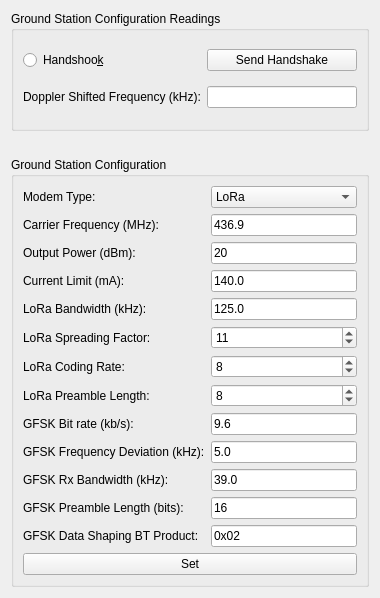
          <widget class="QWidget" name="scrollAreaWidgetContents_2">
           <property name="geometry">
            <rect>
             <x>75</x>
             <y>123</y>
             <width>380</width>
             <height>598</height>
            </rect>
           </property>
           <property name="sizePolicy">
            <sizepolicy hsizetype="Fixed" vsizetype="Fixed">
             <horstretch>0</horstretch>
             <verstretch>0</verstretch>
            </sizepolicy>
           </property>
           <layout class="QGridLayout" name="gridLayout_46">
            <property name="sizeConstraint">
             <enum>QLayout::SetDefaultConstraint</enum>
            </property>
            <item row="7" column="0">
             <widget class="QGroupBox" name="groupBox">
              <property name="title">
               <string>Ground Station Configuration</string>
              </property>
              <layout class="QGridLayout" name="gridLayout_21">
               <item row="7" column="0">
                <widget class="QLabel" name="label_8">
                 <property name="text">
                  <string>LoRa Preamble Length:</string>
                 </property>
                </widget>
               </item>
               <item row="11" column="0">
                <widget class="QLabel" name="label_13">
                 <property name="text">
                  <string>GFSK Preamble Length (bits):</string>
                 </property>
                </widget>
               </item>
               <item row="1" column="0">
                <widget class="QLabel" name="label_85">
                 <property name="text">
                  <string>Carrier Frequency (MHz):</string>
                 </property>
                </widget>
               </item>
               <item row="8" column="0">
                <widget class="QLabel" name="label_9">
                 <property name="text">
                  <string>GFSK Bit rate (kb/s):</string>
                 </property>
                </widget>
               </item>
               <item row="1" column="1">
                <widget class="QLineEdit" name="GroundStationSettings_ConfigCarrierFrequencyLineEdit">
                 <property name="text">
                  <string>436.9</string>
                 </property>
                </widget>
               </item>
               <item row="7" column="1">
                <widget class="QSpinBox" name="GroundStationSettings_loraConfigurationPreambleLengthSpinBox">
                 <property name="value">
                  <number>8</number>
                 </property>
                </widget>
               </item>
               <item row="0" column="1">
                <widget class="QComboBox" name="GroundStationSettings_ModemTypeComboBox">
                 <item>
                  <property name="text">
                   <string>LoRa</string>
                  </property>
                 </item>
                 <item>
                  <property name="text">
                   <string>GFSK</string>
                  </property>
                 </item>
                </widget>
               </item>
               <item row="12" column="1">
                <widget class="QLineEdit" name="GroundStationSettings_GFSKConfigDataShapingBTProductLineEdit">
                 <property name="text">
                  <string>0x02</string>
                 </property>
                </widget>
               </item>
               <item row="10" column="1">
                <widget class="QLineEdit" name="GroundStationSettings_GFSKConfigRxBandwidthLineEdit">
                 <property name="text">
                  <string>39.0</string>
                 </property>
                </widget>
               </item>
               <item row="8" column="1">
                <widget class="QLineEdit" name="GroundStationSettings_GFSKConfigBitRateLineEdit">
                 <property name="text">
                  <string>9.6</string>
                 </property>
                </widget>
               </item>
               <item row="5" column="0">
                <widget class="QLabel" name="label_6">
                 <property name="text">
                  <string>LoRa Spreading Factor:</string>
                 </property>
                </widget>
               </item>
               <item row="12" column="0">
                <widget class="QLabel" name="label_12">
                 <property name="text">
                  <string>GFSK Data Shaping BT Product:</string>
                 </property>
                </widget>
               </item>
               <item row="4" column="0">
                <widget class="QLabel" name="label_5">
                 <property name="text">
                  <string>LoRa Bandwidth (kHz):</string>
                 </property>
                </widget>
               </item>
               <item row="3" column="1">
                <widget class="QLineEdit" name="GroundStationSettings_ConfigCurrentLimitLineEdit">
                 <property name="text">
                  <string>140.0</string>
                 </property>
                </widget>
               </item>
               <item row="9" column="1">
                <widget class="QLineEdit" name="GroundStationSettings_GFSKConfigFreqDeviationLineEdit">
                 <property name="text">
                  <string>5.0</string>
                 </property>
                </widget>
               </item>
               <item row="2" column="0">
                <widget class="QLabel" name="label_86">
                 <property name="text">
                  <string>Output Power (dBm):</string>
                 </property>
                </widget>
               </item>
               <item row="13" column="0" colspan="2">
                <widget class="QPushButton" name="GroundStationSettings_GFSKConfigSetButton">
                 <property name="text">
                  <string>Set</string>
                 </property>
                </widget>
               </item>
               <item row="9" column="0">
                <widget class="QLabel" name="label_10">
                 <property name="text">
                  <string>GFSK Frequency Deviation (kHz):</string>
                 </property>
                </widget>
               </item>
               <item row="6" column="0">
                <widget class="QLabel" name="label_7">
                 <property name="text">
                  <string>LoRa Coding Rate:</string>
                 </property>
                </widget>
               </item>
               <item row="6" column="1">
                <widget class="QSpinBox" name="GroundStationSettings_loraConfigurationCodingRateSpinBox">
                 <property name="value">
                  <number>8</number>
                 </property>
                </widget>
               </item>
               <item row="2" column="1">
                <widget class="QLineEdit" name="GroundStationSettings_ConfigOutputPowerLineEdit">
                 <property name="text">
                  <string>20</string>
                 </property>
                </widget>
               </item>
               <item row="11" column="1">
                <widget class="QLineEdit" name="GroundStationSettings_GFSKConfigPreambleLengthLineEdit">
                 <property name="text">
                  <string>16</string>
                 </property>
                </widget>
               </item>
               <item row="0" column="0">
                <widget class="QLabel" name="label">
                 <property name="text">
                  <string>Modem Type:</string>
                 </property>
                </widget>
               </item>
               <item row="10" column="0">
                <widget class="QLabel" name="label_11">
                 <property name="text">
                  <string>GFSK Rx Bandwidth (kHz):</string>
                 </property>
                </widget>
               </item>
               <item row="3" column="0">
                <widget class="QLabel" name="label_88">
                 <property name="text">
                  <string>Current Limit (mA):</string>
                 </property>
                </widget>
               </item>
               <item row="4" column="1">
                <widget class="QLineEdit" name="GroundStationSettings_loraConfigurationBandwidthLineEdit">
                 <property name="text">
                  <string>125.0</string>
                 </property>
                </widget>
               </item>
               <item row="5" column="1">
                <widget class="QSpinBox" name="GroundStationSettings_loraConfigurationSpreadingFactorSpinBox">
                 <property name="value">
                  <number>11</number>
                 </property>
                </widget>
               </item>
              </layout>
             </widget>
            </item>
            <item row="6" column="0">
             <spacer name="horizontalSpacer_19">
              <property name="orientation">
               <enum>Qt::Horizontal</enum>
              </property>
              <property name="sizeHint" stdset="0">
               <size>
                <width>40</width>
                <height>20</height>
               </size>
              </property>
             </spacer>
            </item>
            <item row="0" column="0">
             <widget class="QGroupBox" name="groupBox_2">
              <property name="title">
               <string>Ground Station Configuration Readings</string>
              </property>
              <layout class="QGridLayout" name="gridLayout_22">
               <item row="0" column="1">
                <widget class="QPushButton" name="handshakeSendButton">
                 <property name="text">
                  <string>Send Handshake</string>
                 </property>
                </widget>
               </item>
               <item row="0" column="0">
                <widget class="QRadioButton" name="handshookRadioButton">
                 <property name="text">
                  <string>Handshoo&amp;k</string>
                 </property>
                 <property name="checkable">
                  <bool>true</bool>
                 </property>
                 <property name="checked">
                  <bool>false</bool>
                 </property>
                </widget>
               </item>
               <item row="1" column="0">
                <widget class="QLabel" name="label_3">
                 <property name="text">
                  <string>Doppler Shifted Frequency (kHz):</string>
                 </property>
                </widget>
               </item>
               <item row="1" column="1">
                <widget class="QLineEdit" name="GroundStationSettings_DopplerShiftedFrequencyLineEdit"/>
               </item>
              </layout>
             </widget>
            </item>
           </layout>
          </widget>
